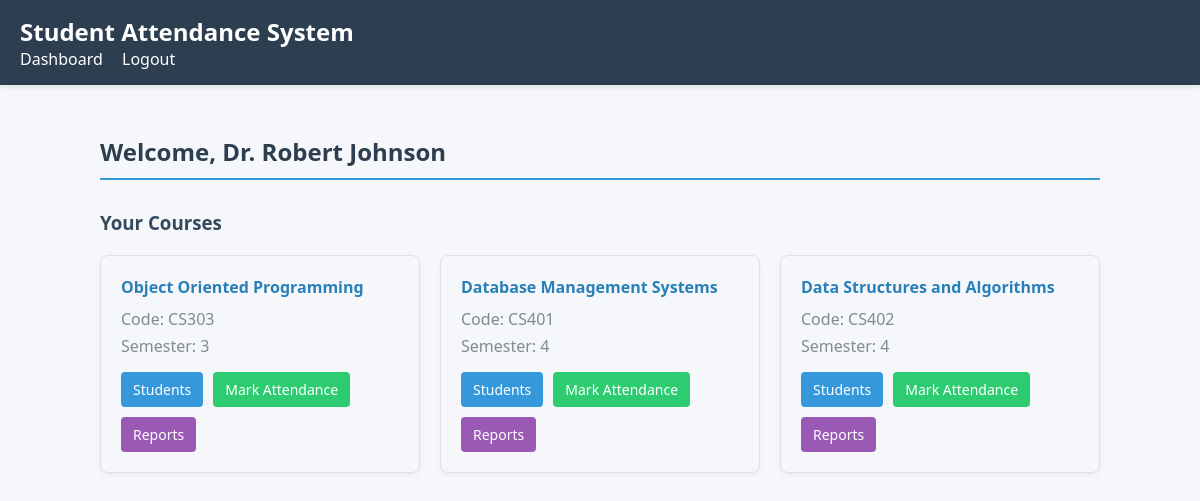
Screenshot of /teachers/dashboard.php (signed in) with the database file from the repository.
### tables this page shows
CREATE TABLE courses (
    course_id INT AUTO_INCREMENT PRIMARY KEY,
    course_name VARCHAR(100) NOT NULL,
    course_code VARCHAR(20) UNIQUE NOT NULL,
    semester INT NOT NULL
);

### teachers/dashboard.php (the view, shortened to what this page needs)
<?php
require_once '../config/db.php';
$stmt = $pdo->prepare("SELECT c.* FROM courses c JOIN teacher_courses tc ON c.course_id = tc.course_id WHERE tc.teacher_id = ?");
$stmt->execute([$_SESSION['teacher_id']]);
$courses = $stmt->fetchAll();
?>
<?php include '../includes/header.php'; ?>
<div style="max-width: 1000px; margin: 30px auto;">
    <h2 style="color: #2c3e50; border-bottom: 2px solid #3498db; padding-bottom: 10px;">Welcome, <?php echo $_SESSION['teacher_name']; ?></h2>
    <h3 style="color: #34495e; margin-top: 30px;">Your Courses</h3>
    <div style="display: grid; grid-template-columns: repeat(auto-fill, minmax(300px, 1fr)); gap: 20px; margin-top: 20px;">
        <?php foreach ($courses as $course): ?>
        <div style="border: 1px solid #e0e0e0; border-radius: 8px; padding: 20px; box-shadow: 0 2px 5px rgba(0,0,0,0.05);">
            <h4 style="margin: 0 0 10px 0; color: #2980b9;"><?php echo $course['course_name']; ?></h4>
            <p style="color: #7f8c8d; margin: 5px 0;">Code: <?php echo $course['course_code']; ?></p>
            <p style="color: #7f8c8d; margin: 5px 0 15px 0;">Semester: <?php echo $course['semester']; ?></p>
            <div style="display: flex; gap: 10px; flex-wrap: wrap;">
                <a href="view_students.php?course_id=<?php echo $course['course_id']; ?>"
                   style="background: #3498db; color: white; padding: 8px 12px; border-radius: 4px; text-decoration: none; font-size: 14px;">
                    Students
                </a>
                <a href="mark_attendance.php?course_id=<?php echo $course['course_id']; ?>"
                   style="background: #2ecc71; color: white; padding: 8px 12px; border-radius: 4px; text-decoration: none; font-size: 14px;">
                    Mark Attendance
                </a>
                <a href="attendance_report.php?course_id=<?php echo $course['course_id']; ?>"
                   style="background: #9b59b6; color: white; padding: 8px 12px; border-radius: 4px; text-decoration: none; font-size: 14px;">
                    Reports
                </a>
            </div>
        </div>
        <?php endforeach; ?>
    </div>
</div>
<?php include '../includes/footer.php'; ?>

### includes/header.php (style rules this page uses)
body { font-family: 'Segoe UI', Tahoma, Geneva, Verdana, sans-serif; margin: 0; padding: 0; background-color: #f5f7fa; color: #333; }

### rows the page displays
courses: course_name "Object Oriented Programming", course_code "CS303", semester "3"
courses: course_name "Database Management Systems", course_code "CS401", semester "4"
courses: course_name "Data Structures and Algorithms", course_code "CS402", semester "4"

### other values shown
$_SESSION['teacher_name'] "Dr. Robert Johnson"
